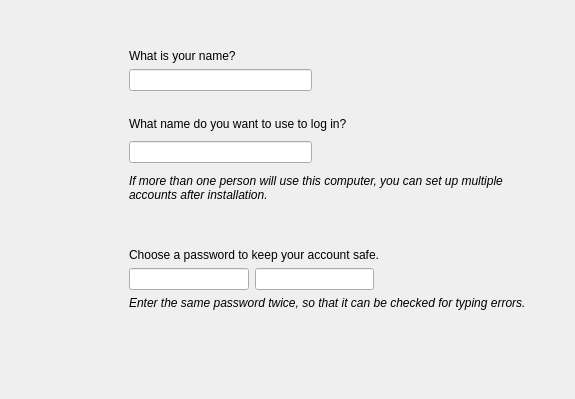
     <widget class="QWidget" name="step_user" >
      <layout class="QHBoxLayout" >
       <property name="margin" >
        <number>9</number>
       </property>
       <property name="spacing" >
        <number>6</number>
       </property>
       <item>
        <spacer>
         <property name="orientation" >
          <enum>Qt::Horizontal</enum>
         </property>
         <property name="sizeType" >
          <enum>QSizePolicy::Fixed</enum>
         </property>
         <property name="sizeHint" >
          <size>
           <width>100</width>
           <height>20</height>
          </size>
         </property>
        </spacer>
       </item>
       <item>
        <layout class="QVBoxLayout" >
         <property name="margin" >
          <number>0</number>
         </property>
         <property name="spacing" >
          <number>6</number>
         </property>
         <item>
          <spacer>
           <property name="orientation" >
            <enum>Qt::Vertical</enum>
           </property>
           <property name="sizeHint" >
            <size>
             <width>20</width>
             <height>40</height>
            </size>
           </property>
          </spacer>
         </item>
         <item>
          <layout class="QGridLayout" >
           <property name="margin" >
            <number>0</number>
           </property>
           <property name="spacing" >
            <number>6</number>
           </property>
           <item row="1" column="0" >
            <spacer>
             <property name="orientation" >
              <enum>Qt::Horizontal</enum>
             </property>
             <property name="sizeType" >
              <enum>QSizePolicy::Fixed</enum>
             </property>
             <property name="sizeHint" >
              <size>
               <width>20</width>
               <height>20</height>
              </size>
             </property>
            </spacer>
           </item>
           <item row="1" column="3" >
            <widget class="QLabel" name="name_error_reason" >
             <property name="text" >
              <string/>
             </property>
            </widget>
           </item>
           <item row="1" column="1" >
            <widget class="QLineEdit" name="name_ledit" />
           </item>
           <item row="1" column="2" >
            <widget class="QLabel" name="name_error_image" >
             <property name="text" >
              <string/>
             </property>
            </widget>
           </item>
           <item row="1" column="4" >
            <spacer>
             <property name="orientation" >
              <enum>Qt::Horizontal</enum>
             </property>
             <property name="sizeHint" >
              <size>
               <width>40</width>
               <height>20</height>
              </size>
             </property>
            </spacer>
           </item>
           <item row="0" column="1" colspan="4" >
            <widget class="QLabel" name="name_label" >
             <property name="sizePolicy" >
              <sizepolicy>
               <hsizetype>5</hsizetype>
               <vsizetype>0</vsizetype>
               <horstretch>0</horstretch>
               <verstretch>0</verstretch>
              </sizepolicy>
             </property>
             <property name="text" >
              <string>What is your name?</string>
             </property>
            </widget>
           </item>
          </layout>
         </item>
         <item>
          <spacer>
           <property name="orientation" >
            <enum>Qt::Vertical</enum>
           </property>
           <property name="sizeHint" >
            <size>
             <width>20</width>
             <height>20</height>
            </size>
           </property>
          </spacer>
         </item>
         <item>
          <layout class="QGridLayout" >
           <property name="margin" >
            <number>0</number>
           </property>
           <property name="spacing" >
            <number>6</number>
           </property>
           <item row="2" column="1" colspan="4" >
            <widget class="QLabel" name="uname_extra_label" >
             <property name="sizePolicy" >
              <sizepolicy>
               <hsizetype>1</hsizetype>
               <vsizetype>1</vsizetype>
               <horstretch>0</horstretch>
               <verstretch>0</verstretch>
              </sizepolicy>
             </property>
             <property name="text" >
              <string>&lt;html>&lt;head>&lt;meta name="qrichtext" content="1" />&lt;style type="text/css">
p, li { white-space: pre-wrap; }
&lt;/style>&lt;/head>&lt;body style=" font-family:'Sans Serif'; font-size:9pt; font-weight:400; font-style:normal; text-decoration:none;">
&lt;p style=" margin-top:0px; margin-bottom:0px; margin-left:0px; margin-right:0px; -qt-block-indent:0; text-indent:0px;">&lt;span style=" font-style:italic;">If more than one person will use this computer, you can set up multiple accounts after installation.&lt;/span>&lt;/p>&lt;/body>&lt;/html></string>
             </property>
             <property name="scaledContents" >
              <bool>true</bool>
             </property>
             <property name="wordWrap" >
              <bool>true</bool>
             </property>
            </widget>
           </item>
           <item row="1" column="1" >
            <widget class="QLineEdit" name="uname_ledit" />
           </item>
           <item row="1" column="4" >
            <spacer>
             <property name="orientation" >
              <enum>Qt::Horizontal</enum>
             </property>
             <property name="sizeHint" >
              <size>
               <width>40</width>
               <height>20</height>
              </size>
             </property>
            </spacer>
           </item>
           <item row="1" column="0" >
            <spacer>
             <property name="orientation" >
              <enum>Qt::Horizontal</enum>
             </property>
             <property name="sizeType" >
              <enum>QSizePolicy::Fixed</enum>
             </property>
             <property name="sizeHint" >
              <size>
               <width>20</width>
               <height>31</height>
              </size>
             </property>
            </spacer>
           </item>
           <item row="1" column="3" >
            <widget class="QLabel" name="uname_error_reason" >
             <property name="text" >
              <string/>
             </property>
            </widget>
           </item>
           <item row="1" column="2" >
            <widget class="QLabel" name="uname_error_image" >
             <property name="text" >
              <string/>
             </property>
            </widget>
           </item>
           <item row="0" column="1" colspan="4" >
            <widget class="QLabel" name="uname_label" >
             <property name="sizePolicy" >
              <sizepolicy>
               <hsizetype>5</hsizetype>
               <vsizetype>0</vsizetype>
               <horstretch>0</horstretch>
               <verstretch>0</verstretch>
              </sizepolicy>
             </property>
             <property name="text" >
              <string>What name do you want to use to log in?</string>
             </property>
            </widget>
           </item>
          </layout>
         </item>
         <item>
          <spacer>
           <property name="orientation" >
            <enum>Qt::Vertical</enum>
           </property>
           <property name="sizeHint" >
            <size>
             <width>20</width>
             <height>40</height>
            </size>
           </property>
          </spacer>
         </item>
         <item>
          <layout class="QGridLayout" >
           <property name="margin" >
            <number>0</number>
           </property>
           <property name="spacing" >
            <number>6</number>
           </property>
           <item row="1" column="0" >
            <spacer>
             <property name="orientation" >
              <enum>Qt::Horizontal</enum>
             </property>
             <property name="sizeType" >
              <enum>QSizePolicy::Fixed</enum>
             </property>
             <property name="sizeHint" >
              <size>
               <width>20</width>
               <height>20</height>
              </size>
             </property>
            </spacer>
           </item>
           <item row="1" column="5" >
            <spacer>
             <property name="orientation" >
              <enum>Qt::Horizontal</enum>
             </property>
             <property name="sizeHint" >
              <size>
               <width>40</width>
               <height>20</height>
              </size>
             </property>
            </spacer>
           </item>
           <item row="1" column="4" >
            <widget class="QLabel" name="password_error_reason" >
             <property name="text" >
              <string/>
             </property>
            </widget>
           </item>
           <item row="0" column="1" colspan="5" >
            <widget class="QLabel" name="pass_label" >
             <property name="sizePolicy" >
              <sizepolicy>
               <hsizetype>5</hsizetype>
               <vsizetype>0</vsizetype>
               <horstretch>0</horstretch>
               <verstretch>0</verstretch>
              </sizepolicy>
             </property>
             <property name="text" >
              <string>Choose a password to keep your account safe.</string>
             </property>
            </widget>
           </item>
           <item row="1" column="1" >
            <widget class="QLineEdit" name="pass_ledit_1" >
             <property name="echoMode" >
              <enum>QLineEdit::Password</enum>
             </property>
            </widget>
           </item>
           <item row="1" column="2" >
            <widget class="QLineEdit" name="pass_ledit_2" >
             <property name="echoMode" >
              <enum>QLineEdit::Password</enum>
             </property>
            </widget>
           </item>
           <item row="1" column="3" >
            <widget class="QLabel" name="password_error_label" >
             <property name="text" >
              <string/>
             </property>
            </widget>
           </item>
           <item row="2" column="1" colspan="5" >
            <widget class="QLabel" name="pass_extra_label" >
             <property name="sizePolicy" >
              <sizepolicy>
               <hsizetype>5</hsizetype>
               <vsizetype>0</vsizetype>
               <horstretch>0</horstretch>
               <verstretch>0</verstretch>
              </sizepolicy>
             </property>
             <property name="text" >
              <string>&lt;html>&lt;head>&lt;meta name="qrichtext" content="1" />&lt;style type="text/css">
p, li { white-space: pre-wrap; }
&lt;/style>&lt;/head>&lt;body style=" font-family:'Sans Serif'; font-size:9pt; font-weight:400; font-style:normal; text-decoration:none;">
&lt;p style=" margin-top:0px; margin-bottom:0px; margin-left:0px; margin-right:0px; -qt-block-indent:0; text-indent:0px;">&lt;span style=" font-style:italic;">Enter the same password twice, so that it can be checked for typing errors.&lt;/span>&lt;/p>&lt;/body>&lt;/html></string>
             </property>
             <property name="wordWrap" >
              <bool>false</bool>
             </property>
            </widget>
           </item>
          </layout>
         </item>
         <item>
          <spacer>
           <property name="orientation" >
            <enum>Qt::Vertical</enum>
           </property>
           <property name="sizeHint" >
            <size>
             <width>20</width>
             <height>40</height>
            </size>
           </property>
          </spacer>
         </item>
         <item>
          <spacer>
           <property name="orientation" >
            <enum>Qt::Vertical</enum>
           </property>
           <property name="sizeHint" >
            <size>
             <width>20</width>
             <height>40</height>
            </size>
           </property>
          </spacer>
         </item>
        </layout>
       </item>
       <item>
        <spacer>
         <property name="orientation" >
          <enum>Qt::Horizontal</enum>
         </property>
         <property name="sizeType" >
          <enum>QSizePolicy::Fixed</enum>
         </property>
         <property name="sizeHint" >
          <size>
           <width>40</width>
           <height>20</height>
          </size>
         </property>
        </spacer>
       </item>
      </layout>
     </widget>
